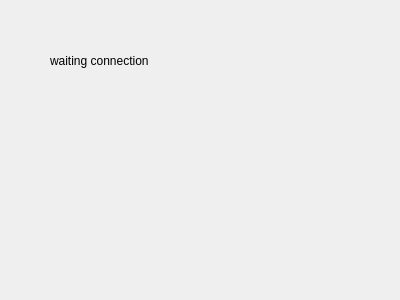
<?xml version="1.0" encoding="UTF-8"?>
<ui version="4.0">
 <class>Widget</class>
 <widget class="QWidget" name="Widget">
  <property name="geometry">
   <rect>
    <x>0</x>
    <y>0</y>
    <width>400</width>
    <height>300</height>
   </rect>
  </property>
  <property name="windowTitle">
   <string>Widget</string>
  </property>
  <widget class="QLabel" name="statusLabel">
   <property name="geometry">
    <rect>
     <x>50</x>
     <y>50</y>
     <width>141</width>
     <height>21</height>
    </rect>
   </property>
   <property name="text">
    <string>waiting connection</string>
   </property>
  </widget>
 </widget>
 <layoutdefault spacing="6" margin="11"/>
 <resources/>
 <connections/>
</ui>
